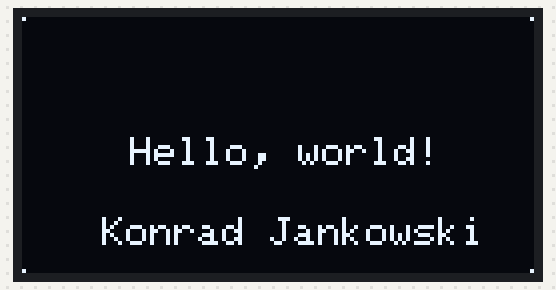
Recording of a sketch running on a simulated Arduino Uno, built with avr-gcc and run on an emulated ATmega328P. On the bench: 128×64 one-colour display.

Above: at 0.1 s.

The sketch:

ssd1306_128x64_i2c.ino
```cpp
#include <Wire.h>
#include <Adafruit_SSD1306.h>
#include <Adafruit_GFX.h>

// OLED display TWI address
#define OLED_ADDR   0x3C

Adafruit_SSD1306 display(-1);

#if (SSD1306_LCDHEIGHT != 64)
#error("Height incorrect, please fix Adafruit_SSD1306.h!");
#endif

void setup() {
  // initialize and clear display
  display.begin(SSD1306_SWITCHCAPVCC, OLED_ADDR);
  display.clearDisplay();
  display.display();

  // display a pixel in each corner of the screen
  display.drawPixel(0, 0, WHITE);
  display.drawPixel(127, 0, WHITE);
  display.drawPixel(0, 63, WHITE);
  display.drawPixel(127, 63, WHITE);

  // display a line of text
  display.setTextSize(1);
  display.setTextColor(WHITE);
  display.setCursor(27,30);
  display.print("Hello, world!");
  display.setCursor(20,50);
  display.print("Konrad Jankowski");

  // update display with all of the above graphics
  display.display();
}

void loop() {
  // put your main code here, to run repeatedly:

}
```
